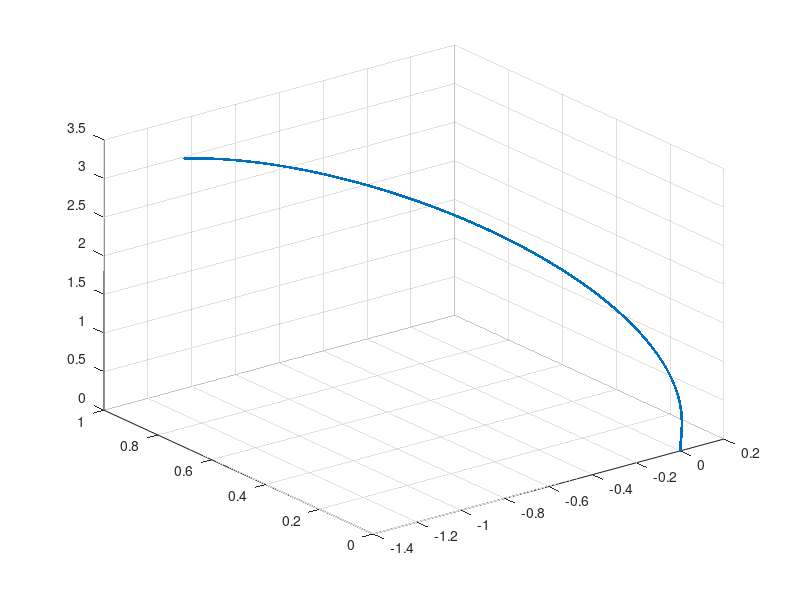

The MATLAB script that drew this image:
r = 0.5;
v1 = 5;
w1 = (v1/r);
w2 = 120/57.2957;
t = 0: 0.00001 : 0.2;
a_distance = (w1+w2) .* t;

x = (0.5+5*t).*sin(2*pi*t/3).*cos(4*pi*t);
y = (0.5+5*t).*sin(2*pi*t/3).*sin(4*pi*t);
z = (0.5+5*t).*cos(2*pi*t/3);
d_x = a_distance .* x;
d_y = a_distance .* y;
d_z = a_distance .* z;
plot3(d_x,d_y,d_z,'.'),grid
path_coveredinmeters = max(a_distance)